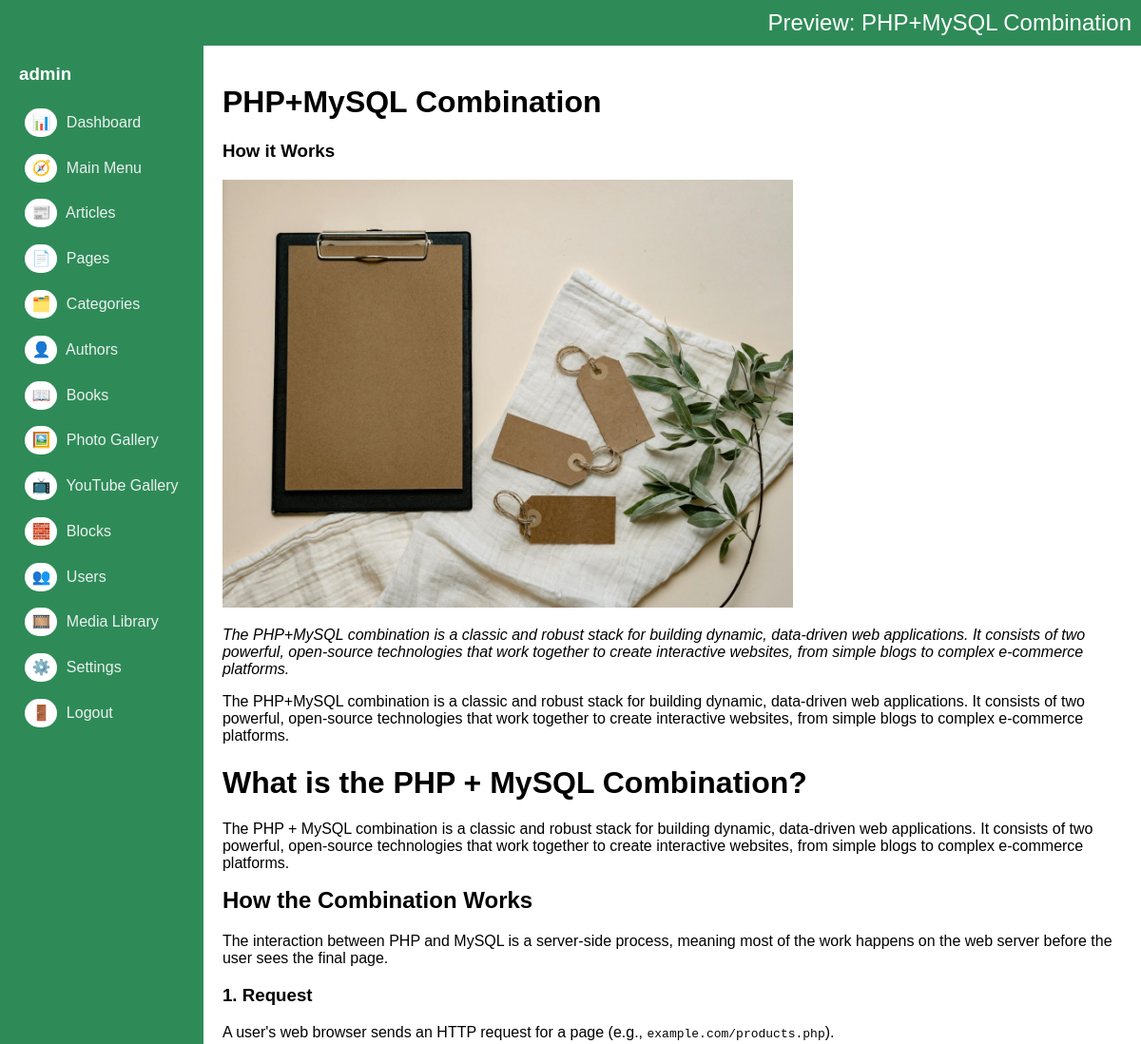
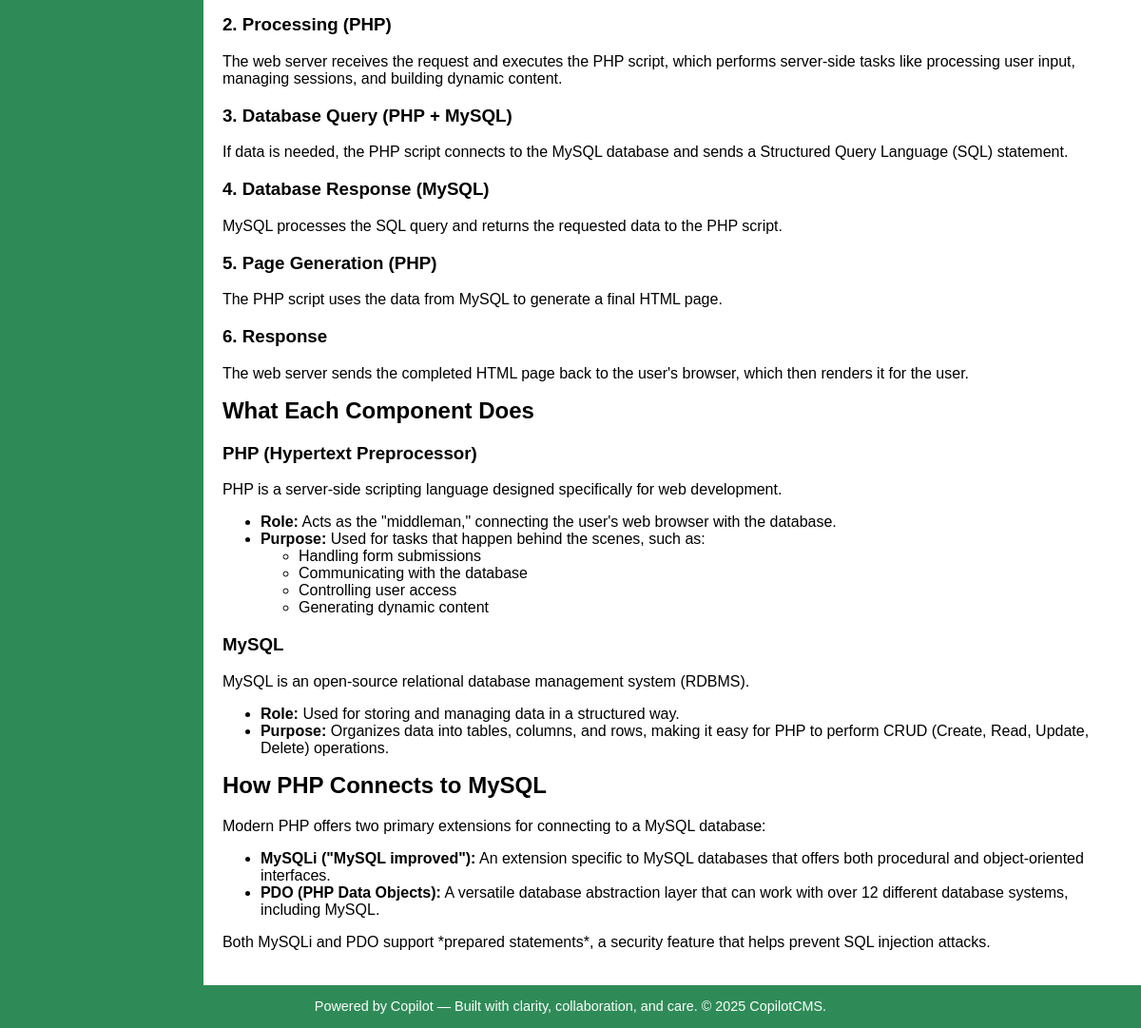
Before: /admin/articles/preview.php?id=38 (signed in) with the older database file (2 pictures, top to bottom).
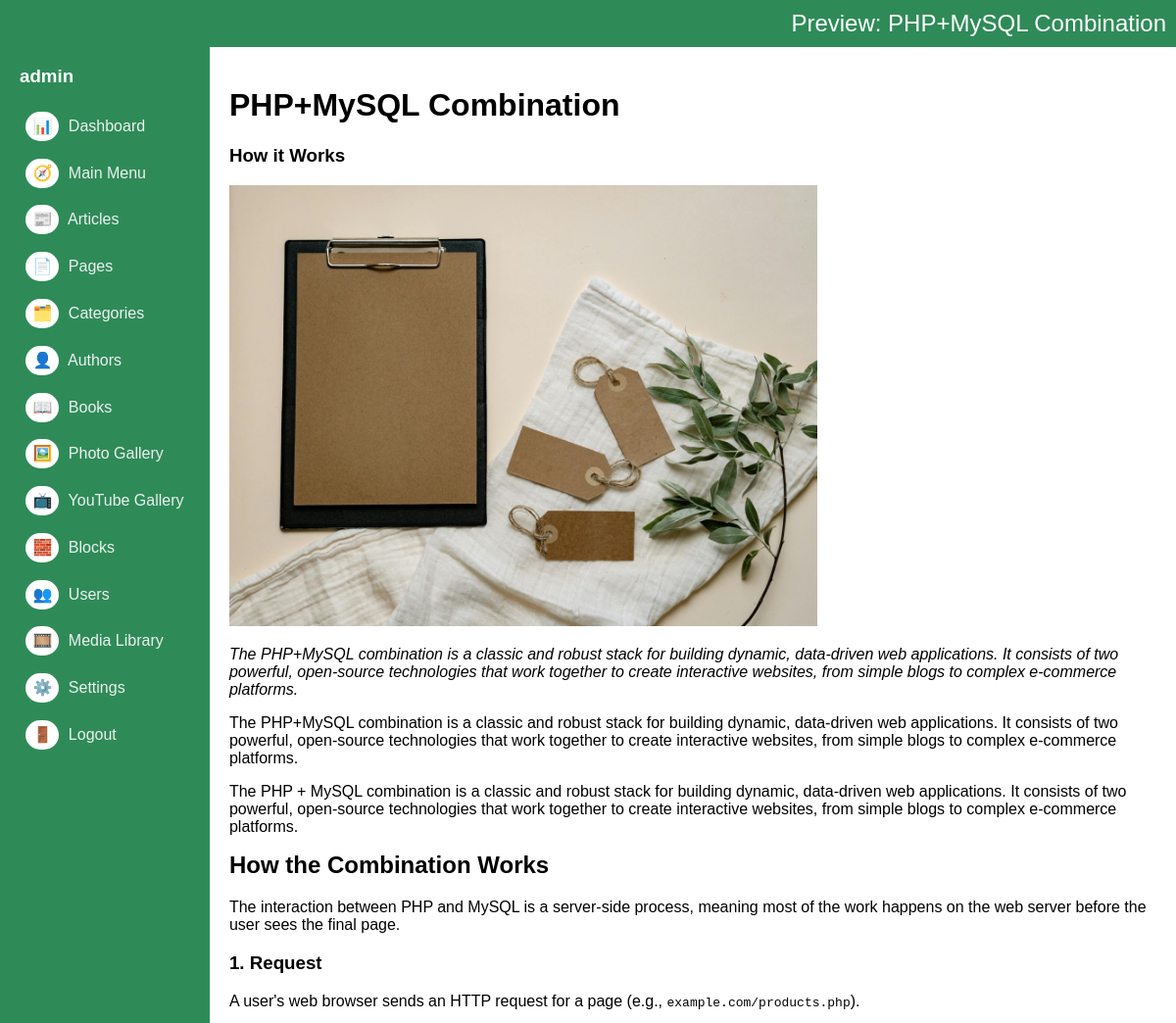
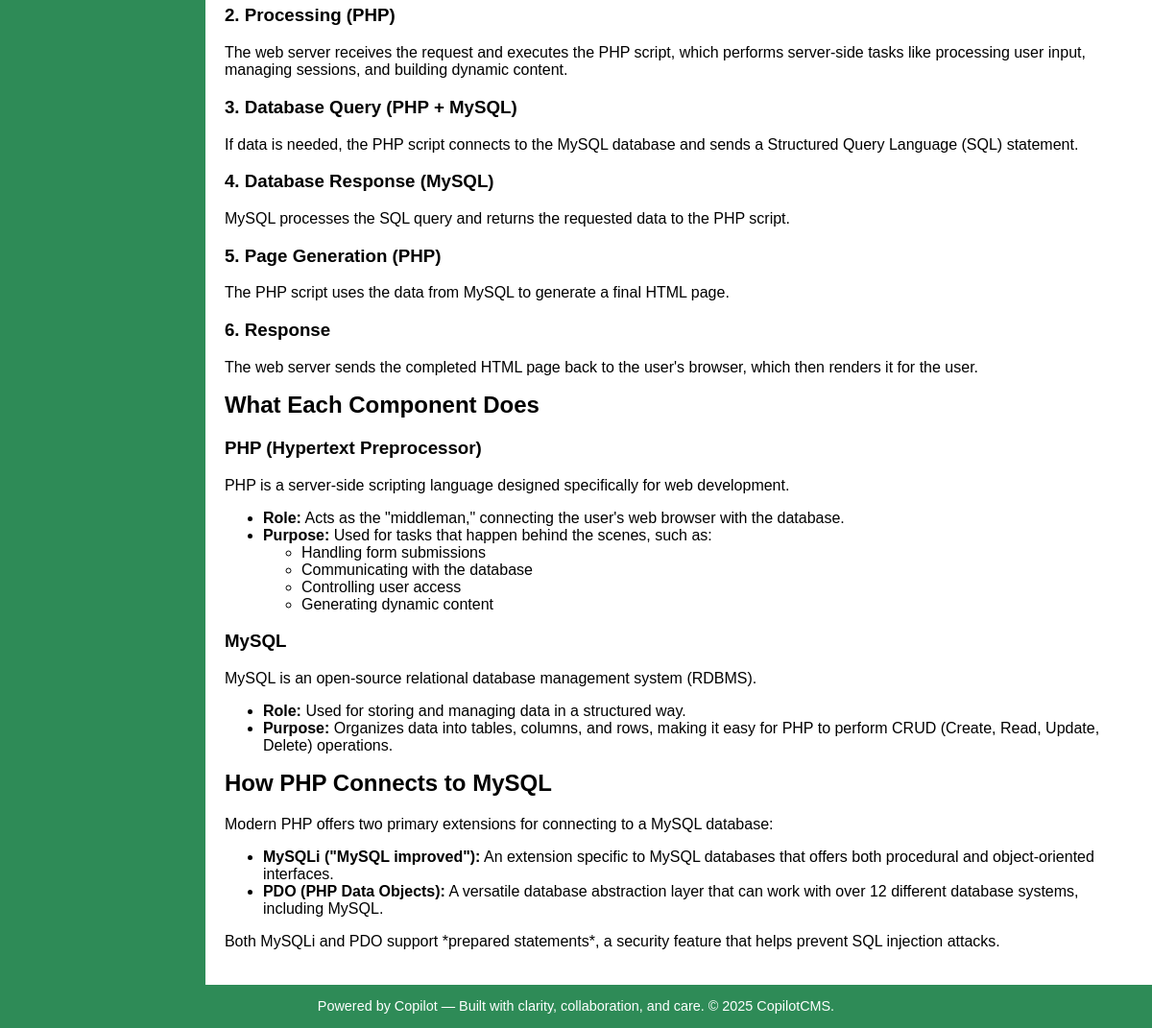
After: the same page with the newer database file (2 pictures, top to bottom).
### tables this page shows
CREATE TABLE IF NOT EXISTS `articles` (
  `key_articles` int(10) UNSIGNED NOT NULL AUTO_INCREMENT,
  `key_media_banner` int(10) UNSIGNED DEFAULT '0',
  `document_number` varchar(50) NOT NULL DEFAULT '',
  `title` varchar(300) NOT NULL DEFAULT '',
  `title_sub` varchar(300) NOT NULL DEFAULT '',
  `article_snippet` varchar(1000) NOT NULL DEFAULT '',
  `article_content` mediumtext NOT NULL,
  `content_type` varchar(30) NOT NULL DEFAULT '',
  `book_indent_level` tinyint(4) NOT NULL DEFAULT '0',
  `url` varchar(200) NOT NULL DEFAULT '',
  `banner_image_url` varchar(2000) DEFAULT '',
  `sort` smallint(6) NOT NULL DEFAULT '0',
  `entry_date_time` timestamp NOT NULL DEFAULT CURRENT_TIMESTAMP,
  `update_date_time` timestamp NOT NULL DEFAULT CURRENT_TIMESTAMP,
  `created_by` int(10) UNSIGNED DEFAULT NULL,
  `updated_by` int(10) UNSIGNED DEFAULT NULL,
  `status` enum('draft','on','off') DEFAULT 'draft',
  PRIMARY KEY (`key_articles`),
  KEY `fk_articles_media` (`key_media_banner`),
  KEY `entry_date_time` (`entry_date_time`),
  KEY `update_date_time` (`update_date_time`),
  KEY `document_number` (`document_number`)
);

CREATE TABLE IF NOT EXISTS `media_library` (
  `key_media` int(10) UNSIGNED NOT NULL AUTO_INCREMENT,
  `file_url` varchar(2000) NOT NULL,
  `file_url_thumbnail` varchar(2000) DEFAULT '',
  `file_type` varchar(20) NOT NULL DEFAULT 'images',
  `alt_text` varchar(500) DEFAULT NULL,
  `tags` varchar(500) DEFAULT NULL,
  `uploaded_by` int(10) UNSIGNED DEFAULT NULL,
  `entry_date_time` timestamp NULL DEFAULT CURRENT_TIMESTAMP,
  PRIMARY KEY (`key_media`),
  KEY `uploaded_by` (`uploaded_by`)
);

### admin/articles/preview.php (the view, shortened to what this page needs)
<?php
include '../db.php';
include '../layout.php';
$id = intval($_GET['id']);
$result = $conn->query("
			SELECT articles.*, media_library.file_url AS banner_url
			FROM articles
			LEFT JOIN media_library ON articles.key_media_banner = media_library.key_media
			WHERE key_articles = $id");
$article = $result->fetch_assoc();
startLayout("Preview: " . htmlspecialchars($article['title']));
?>
<h1><?= htmlspecialchars($article['title']) ?></h1>
<h3><?= htmlspecialchars($article['title_sub']) ?></h3>
<img src="<?= htmlspecialchars($article['banner_url'] ?? $article['banner_image_url']) ?>" width="600"><br>
<p><em><?= htmlspecialchars($article['article_snippet']) ?></em></p>
<div><?= $article['article_content'] ?></div>
<?php endLayout(); ?>

### admin/layout.php (shortened to what this page needs)
<?php
function startLayout($title = "Admin Panel") {
	$username = $_SESSION["username"];
	echo ('
	<!DOCTYPE html>
	<html>
	<div id="code-message"><span id="code-message-x" onclick="closeMessage();">X</span></div>
	<head>
		<title>' . $title . '</title>
		<link rel="stylesheet" href="../assets/css/style.css">
		<script src="../assets/js/scripts.js"></script>
	</head>
	<body>
	<header>' .
	$title
	. '</header>
	<div class="container">
		<div class="sidebar">
			<h3>' . $username. '</h3>
		<a href="../index.php"><span>📊</span> Dashboard</a>
		<a href="../main_menu/list.php"><span>🧭</span> Main Menu</a>
		<a href="../articles/list.php"><span>📰</span> Articles</a>
		<a href="../pages/list.php"><span>📄</span> Pages</a>
		<a href="../categories/list.php"><span>🗂️</span> Categories</a>
		<a href="../authors/list.php"><span>👤</span> Authors</a>
		<a href="../books/list.php"><span>📖</span> Books</a>
		<a href="../photo_gallery/list.php"><span>🖼️</span> Photo Gallery</a>
		<a href="../youtube_gallery/list.php"><span>📺</span> YouTube Gallery</a>
		<a href="../blocks/list.php"><span>🧱</span> Blocks</a>
		<a href="../users/list.php"><span>👥</span> Users</a>
		<a href="../media_library/list.php"><span>🎞️</span> Media Library</a>
		<a href="../settings/list.php"><span>⚙️</span> Settings</a>
		<a href="../users/logout.php"><span>🚪</span> Logout</a>
		</div>
		<div id="info-modal" class="modal">
			<h3 id="info-modal-title">Info</h3>
			<div id="info-modal-content" style="max-height:400px; overflow-y:auto;"></div>
			<p><button type="button" onclick="closeInfoModal()">Close</button></p>
		</div>
		<div class="main">
	');
}
function endLayout() {
	echo ('
		</div>
		</div>
		<footer>
			Powered by Copilot &mdash; Built with clarity, collaboration, and care. &copy; ' . date('Y') . ' CopilotCMS.
		</footer>
		</body>
		</html>
	');
}
?>

### admin/assets/css/style.css (style rules this page uses)
body { margin:0; font-family:Arial, sans-serif; }
a { color:seagreen; text-decoration:none; }
h2 { margin-top:0; }
header { color:#FFF; background:seagreen; padding:10px; text-align:right; font-size:1.5em; }
.container { display:flex; background:#fff; min-height:100vh; }
.sidebar { background:seagreen; color:#fff; padding:0 20px; }
.sidebar a { display:block; margin-bottom:5px; color:#ecf0f1; padding:0.4em; border-radius:4px; }
.sidebar a span { padding:5px; width:24px; text-align:center; height:20px; margin-right:5px; border-radius:55px; background-color:#FFF; display:inline-block; }
.main { flex:1; padding:20px; border-radius:20px; }
footer { background:seagreen; color:#FFF; text-align:center; padding:1em; font-size:0.9em; }

Changed rows visible on the page:
changed articles "PHP+MySQL Combination": article_content "…to complex e-commerce platforms. What is the PHP + MySQL Combination? The PHP + MySQL…" → "…to complex e-commerce platforms. The PHP + MySQL…"
